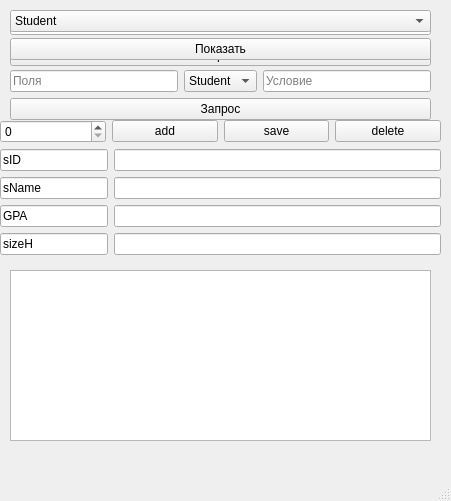
<?xml version="1.0" encoding="UTF-8"?>
<ui version="4.0">
 <class>MainWindow</class>
 <widget class="QMainWindow" name="MainWindow">
  <property name="geometry">
   <rect>
    <x>0</x>
    <y>0</y>
    <width>451</width>
    <height>501</height>
   </rect>
  </property>
  <property name="windowTitle">
   <string>MainWindow</string>
  </property>
  <widget class="QWidget" name="centralwidget">
   <widget class="QWidget" name="WTable" native="true">
    <property name="geometry">
     <rect>
      <x>0</x>
      <y>10</y>
      <width>441</width>
      <height>441</height>
     </rect>
    </property>
    <widget class="QWidget" name="verticalLayoutWidget_2">
     <property name="geometry">
      <rect>
       <x>10</x>
       <y>0</y>
       <width>421</width>
       <height>51</height>
      </rect>
     </property>
     <layout class="QVBoxLayout" name="LTable">
      <item>
       <widget class="QComboBox" name="Table">
        <item>
         <property name="text">
          <string>Student</string>
         </property>
        </item>
        <item>
         <property name="text">
          <string>College</string>
         </property>
        </item>
       </widget>
      </item>
      <item>
       <widget class="QPushButton" name="showTable">
        <property name="text">
         <string>Показать</string>
        </property>
       </widget>
      </item>
     </layout>
    </widget>
    <widget class="QTableView" name="tableView">
     <property name="geometry">
      <rect>
       <x>10</x>
       <y>260</y>
       <width>421</width>
       <height>171</height>
      </rect>
     </property>
    </widget>
    <widget class="QWidget" name="Redactor" native="true">
     <property name="geometry">
      <rect>
       <x>0</x>
       <y>110</y>
       <width>441</width>
       <height>141</height>
      </rect>
     </property>
     <layout class="QVBoxLayout" name="verticalLayout">
      <item>
       <layout class="QHBoxLayout" name="Buttons">
        <item>
         <widget class="QSpinBox" name="spinBox"/>
        </item>
        <item>
         <widget class="QPushButton" name="add">
          <property name="text">
           <string>add</string>
          </property>
         </widget>
        </item>
        <item>
         <widget class="QPushButton" name="save">
          <property name="text">
           <string>save</string>
          </property>
         </widget>
        </item>
        <item>
         <widget class="QPushButton" name="delete_2">
          <property name="text">
           <string>delete</string>
          </property>
         </widget>
        </item>
       </layout>
      </item>
      <item>
       <layout class="QFormLayout" name="Fields">
        <item row="0" column="0">
         <widget class="QLineEdit" name="nameField1">
          <property name="text">
           <string>sID</string>
          </property>
          <property name="readOnly">
           <bool>true</bool>
          </property>
         </widget>
        </item>
        <item row="0" column="1">
         <widget class="QLineEdit" name="field1"/>
        </item>
        <item row="1" column="0">
         <widget class="QLineEdit" name="nameField2">
          <property name="text">
           <string>sName</string>
          </property>
          <property name="readOnly">
           <bool>true</bool>
          </property>
         </widget>
        </item>
        <item row="1" column="1">
         <widget class="QLineEdit" name="field2"/>
        </item>
        <item row="2" column="0">
         <widget class="QLineEdit" name="nameField3">
          <property name="text">
           <string>GPA</string>
          </property>
          <property name="readOnly">
           <bool>true</bool>
          </property>
         </widget>
        </item>
        <item row="2" column="1">
         <widget class="QLineEdit" name="field3"/>
        </item>
        <item row="3" column="0">
         <widget class="QLineEdit" name="nameField4">
          <property name="text">
           <string>sizeH</string>
          </property>
          <property name="readOnly">
           <bool>true</bool>
          </property>
         </widget>
        </item>
        <item row="3" column="1">
         <widget class="QLineEdit" name="field4"/>
        </item>
       </layout>
      </item>
     </layout>
    </widget>
    <widget class="QWidget" name="verticalLayoutWidget_3">
     <property name="geometry">
      <rect>
       <x>10</x>
       <y>60</y>
       <width>421</width>
       <height>51</height>
      </rect>
     </property>
     <layout class="QGridLayout" name="LQuery">
      <item row="0" column="0">
       <widget class="QLineEdit" name="entFields">
        <property name="placeholderText">
         <string>Поля</string>
        </property>
       </widget>
      </item>
      <item row="0" column="2">
       <widget class="QLineEdit" name="where">
        <property name="placeholderText">
         <string>Условие</string>
        </property>
       </widget>
      </item>
      <item row="0" column="1">
       <widget class="QComboBox" name="comboBox">
        <item>
         <property name="text">
          <string>Student</string>
         </property>
        </item>
        <item>
         <property name="text">
          <string>College</string>
         </property>
        </item>
       </widget>
      </item>
      <item row="1" column="0" colspan="3">
       <widget class="QPushButton" name="queryTable">
        <property name="text">
         <string>Запрос</string>
        </property>
       </widget>
      </item>
     </layout>
    </widget>
   </widget>
   <widget class="QWidget" name="Database" native="true">
    <property name="geometry">
     <rect>
      <x>0</x>
      <y>0</y>
      <width>441</width>
      <height>71</height>
     </rect>
    </property>
    <widget class="QWidget" name="verticalLayoutWidget">
     <property name="geometry">
      <rect>
       <x>10</x>
       <y>10</y>
       <width>421</width>
       <height>61</height>
      </rect>
     </property>
     <layout class="QVBoxLayout" name="DB">
      <item>
       <widget class="QLineEdit" name="lineEdit">
        <property name="placeholderText">
         <string>Введите путь к файлу с БД</string>
        </property>
       </widget>
      </item>
      <item>
       <widget class="QPushButton" name="openDB">
        <property name="text">
         <string>Открыть</string>
        </property>
       </widget>
      </item>
     </layout>
    </widget>
   </widget>
   <zorder>Database</zorder>
   <zorder>WTable</zorder>
  </widget>
  <widget class="QMenuBar" name="menubar">
   <property name="geometry">
    <rect>
     <x>0</x>
     <y>0</y>
     <width>451</width>
     <height>21</height>
    </rect>
   </property>
  </widget>
  <widget class="QStatusBar" name="statusbar"/>
 </widget>
 <resources/>
 <connections/>
</ui>
